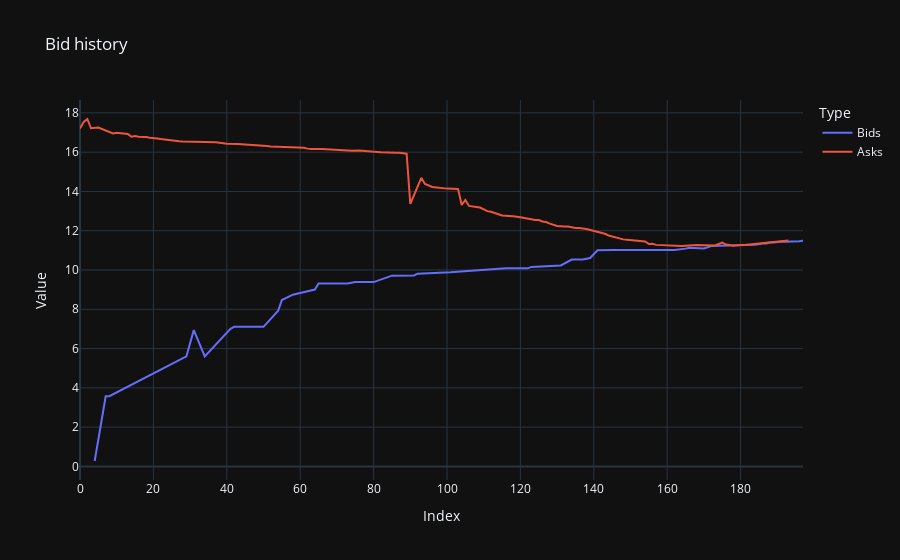

The code cell stored with this chart in its notebook:
### Code cell
### Bid history

fig = go.Figure()

fig.add_trace(go.Scatter(
    x=df_bid_logs.loc[df_bid_logs['match_flag'] == 'bid', 'price'].index,
    y=df_bid_logs.loc[df_bid_logs['match_flag'] == 'bid', 'price'],
    mode='lines',
    name='Bids',
    line=dict(width=2)  # Adjust line width if necessary
))

fig.add_trace(go.Scatter(
    x=df_bid_logs.loc[df_bid_logs['match_flag'] == 'ask', 'price'].index,
    y=df_bid_logs.loc[df_bid_logs['match_flag'] == 'ask', 'price'],
    mode='lines',
    name='Asks',
    line=dict(width=2)  # Adjust line width if necessary
))

# Update layout
fig.update_layout(
    title='Bid history',
    xaxis_title='Index',
    yaxis_title='Value',
    legend_title='Type'
)

# Show the plot
fig.show()

### Figure 1 — Plotly figure (JSON) as saved in the notebook; plotly's stock layout.template omitted (floating-point values rounded to 4 significant figures; data arrays with more than 128 entries replaced by an {"elided": "..."} marker saying what was removed)
{"data": [{"line": {"width": 2}, "mode": "lines", "name": "Bids", "x": [4, 7, 8, 29, 31, 34, 41, 42, 48, 50, 54, 55, 58, 64, 65, 68, 72, 73, 75, 80, 85, 91, 92, 95, 97, 98, 99, 101, 116, 117, 121, 122, 123, 129, 131, 134, 137, 139, 141, 145, 150, 158, 162, 165, 166, 170, 172, 184, 185, 186, 187, 188, 189, 190, 191, 192, 194, 195, 196, 197], "y": [0.2763, 3.572, 3.572, 5.602, 6.939, 5.602, 7.007, 7.105, 7.108, 7.108, 7.93, 8.471, 8.744, 9.007, 9.31, 9.319, 9.319, 9.319, 9.385, 9.385, 9.713, 9.724, 9.815, 9.845, 9.864, 9.877, 9.886, 9.892, 10.08, 10.08, 10.08, 10.08, 10.16, 10.2, 10.24, 10.53, 10.54, 10.61, 11.01, 11.02, 11.02, 11.02, 11.02, 11.09, 11.14, 11.1, 11.22, 11.29, 11.33, 11.35, 11.35, 11.4, 11.4, 11.43, 11.44, 11.44, 11.44, 11.46, 11.46, 11.5], "type": "scatter"}, {"line": {"width": 2}, "mode": "lines", "name": "Asks", "x": {"elided": "131 int values"}, "y": {"elided": "131 float values"}, "type": "scatter"}], "layout": {"title": {"text": "Bid history"}, "xaxis": {"title": {"text": "Index"}}, "yaxis": {"title": {"text": "Value"}}, "legend": {"title": {"text": "Type"}}}}
